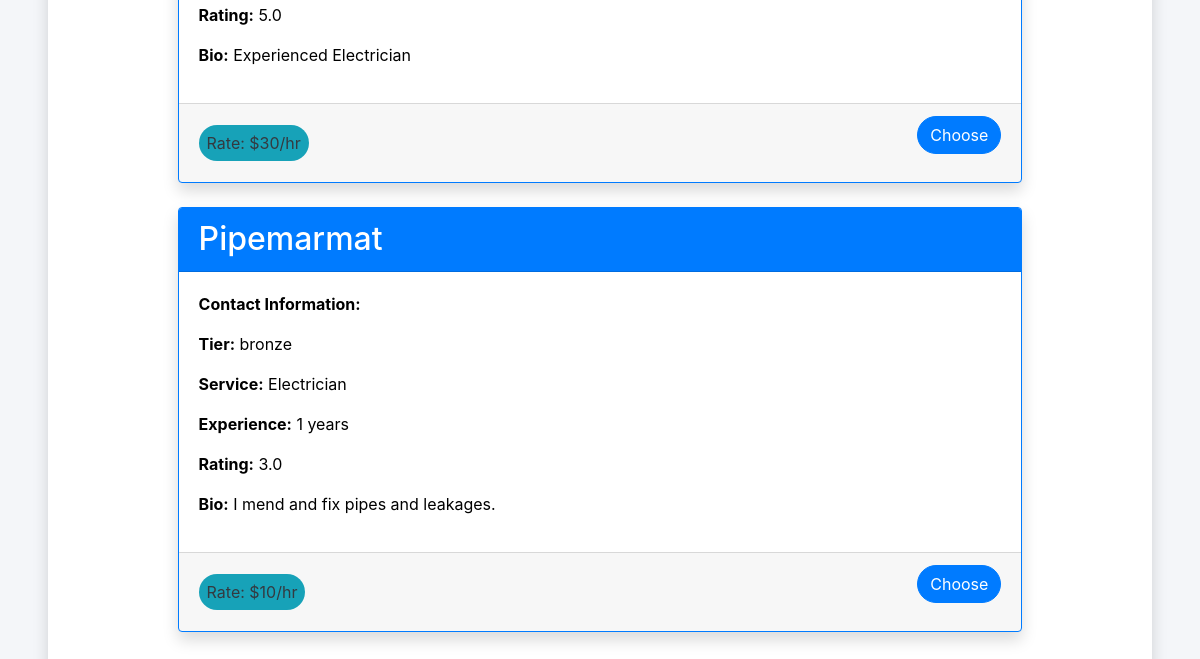
Page /booking/booking-submit (signed in, lower part) on the earlier database version.
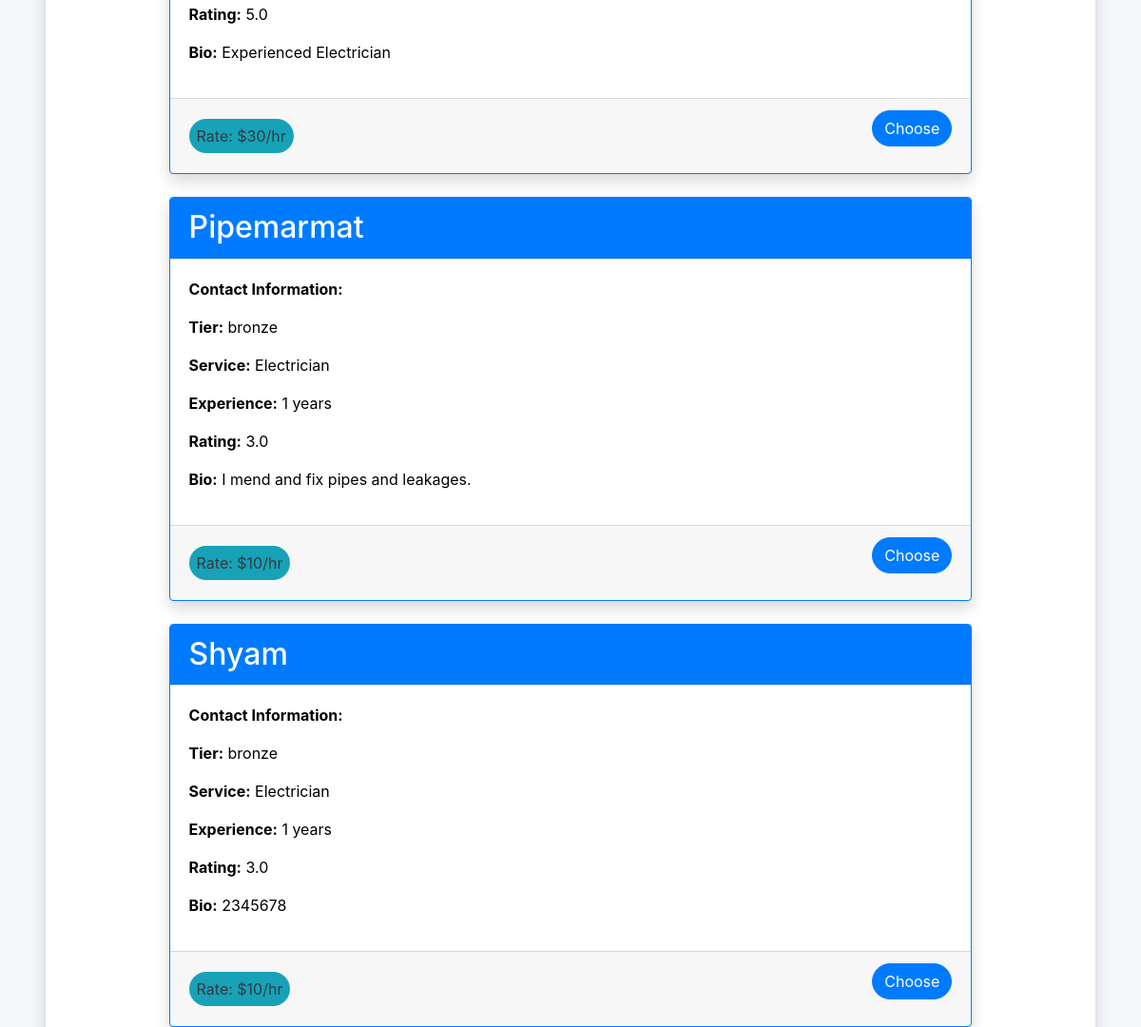
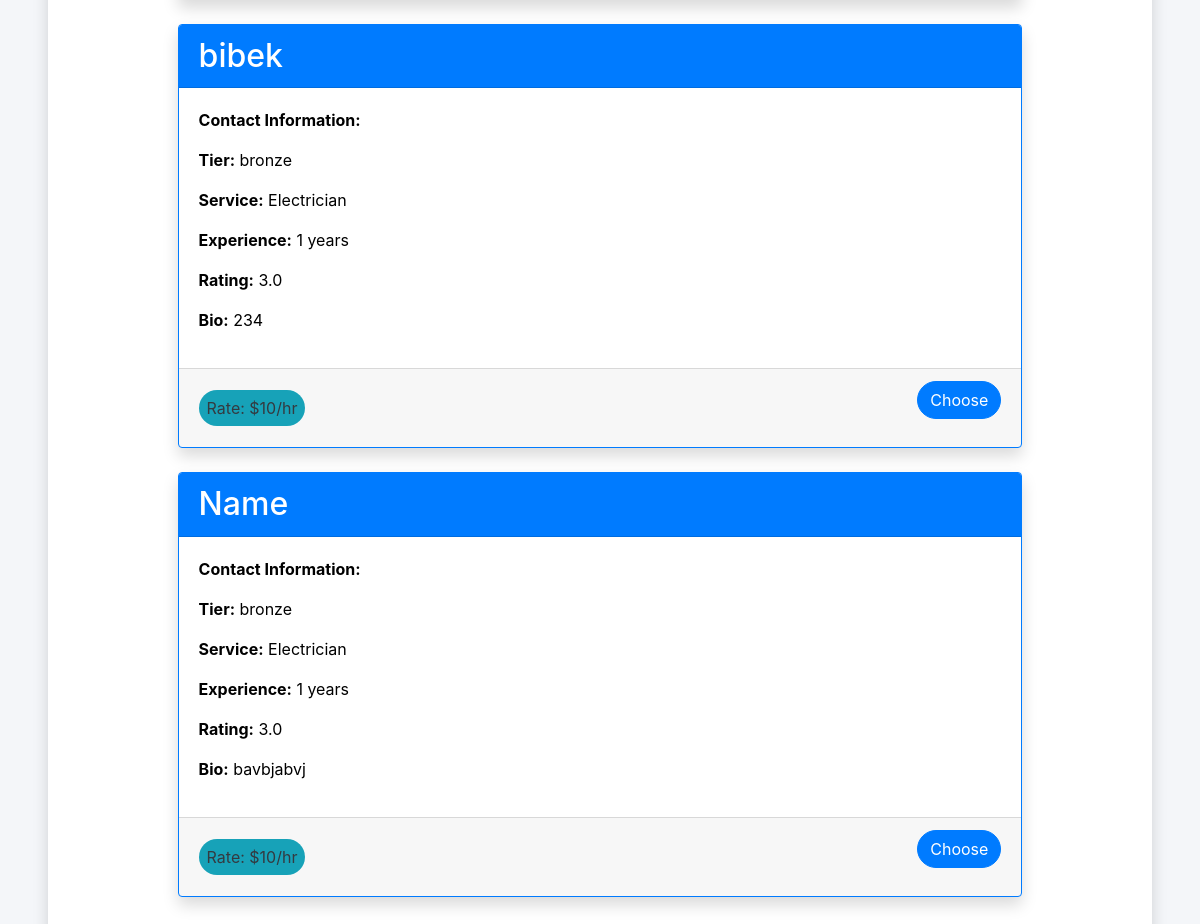
Same page on the later database version (2 pictures, top to bottom).
### booking/models.py (models this page shows, shortened)
class Staff(models.Model):
    name = models.CharField(max_length=100)
    email = models.EmailField(
        max_length=255,
        unique=True,
        verbose_name='email address',
        default=""
    )
    contact_number = models.CharField(max_length=100)
    inquiry_message = models.TextField(default="")
    assigned_user= models.CharField(max_length=100,default="")
    timestamp = models.DateTimeField(auto_now_add=True,auto_now=False,blank=True)
    tier = models.CharField(max_length=50,default="Not assigned")
    service = models.CharField(max_length=100)
    bio = models.TextField(default='')
    experience = models.IntegerField(default='1')
    rating = models.FloatField(default='3')
    TIER_CHOICES = [
        ('bronze', 'Bronze'),
        ('silver', 'Silver'),
        ('gold', 'Gold'),
    ]
    tier = models.CharField(max_length=10, choices=TIER_CHOICES, default='bronze')

### booking/views.py (the view, shortened to what this page needs)
# urls.py: path('booking-submit', views.bookingSubmit, name='bookingSubmit'),
def bookingSubmit(request):
    user = request.user
    times = [
        "9 am",
        "10 am",
        "11 am",
        "12 pm",
        "1 pm",
        "2 pm",
        "3 pm",
        "4 pm"
    ]
    today = datetime.now()
    minDate = today.strftime('%Y-%m-%d')
    deltatime = today + timedelta(days=21)
    strdeltatime = deltatime.strftime('%Y-%m-%d')
    maxDate = strdeltatime
    day = request.session.get('day')
    service = request.session.get('service')
    print(service)
    if service == 'Plumber':
        staff_members = Staff.objects.filter(service='Plumber')
    elif service == 'Electrician':
        staff_members = Staff.objects.filter(service='Electrician')
    else:
        staff_members = Staff.objects.all()
    return render(request, 'bookingSubmit.html', {
        'times': times, 'staff': staff_members,
    })

### booking/templates/bookingSubmit.html (shortened to what this page needs)
<body>
{% load static %}
{% block body %}
<link
      href="https://cdn.jsdelivr.net/npm/bootstrap@5.2.1/dist/css/bootstrap.min.css"
      rel="stylesheet"
    />
<link rel="stylesheet" href="https://stackpath.bootstrapcdn.com/bootstrap/4.3.1/css/bootstrap.min.css">
{% if user.is_authenticated %}
<div class="shadow p-4 mb-5 bg-body rounded text-black m-5">
    <form method="post" action="{% url 'bookingSubmit' %}" class="me-2 ms-2" required>
        {% for staff_member in staff %}
       <div class="d-flex justify-content-center mb-4">
    <div class="card border-primary custom-card shadow" style="width: 80%;">
        <div class="card-header d-flex justify-content-between align-items-center bg-primary text-white">
            <h2 class="mb-0">{{ staff_member.name }}</h2>
        </div>
        <div class="card-body">
            <p><strong>Contact Information:</strong> {{ staff_member.contact_information }}</p>
            <p><strong>Tier:</strong> {{ staff_member.tier }}</p>
            <p><strong>Service:</strong> {{ staff_member.service }}</p>
            <p><strong>Experience:</strong> {{ staff_member.experience }} years</p>
            <p><strong>Rating:</strong> {{ staff_member.rating }}</p>
            <p><strong>Bio:</strong> {{ staff_member.bio }}</p>
        </div>
        <div class="card-footer d-flex justify-content-between align-items-center">
            <div>
                <span class="rate-tag rounded-pill bg-info text-dark p-2 text-black">
                    Rate:
                    {% if staff_member.tier == 'gold' %}
                    $30/hr
                    {% elif staff_member.tier == 'silver' %}
                    $20/hr
                    {% elif staff_member.tier == 'bronze' %}
                    $10/hr
                    {% else %}{
                        Not assigned
                    }
                    {% endif %}
                </span>
            </div>
<form method="POST" action="{% url 'submit_staff_data' %}" id="staffForm">
    <button type="button" class="btn btn-primary rounded-pill" data-toggle="modal" data-target="#confirmationModal">
        Choose
    </button>
</form>
        </div>
    </div>
</div>
        {% endfor %}
    </form>
</div>
{% else %}
<div class="shadow p-4 mb-5 bg-body rounded text-black m-5">
    <h1 class="p-2 me-3">First Sign in!</h1>
    <a href="{% url 'login' %}" class="btn btn-primary text-white">Sign in</a>
</div>
{% endif %}
{% endblock %}
</body>

Differences in the rows shown:
added Staff: name "Shyam", tier "bronze", service "Electrician", experience "1", rating "3.0", bio "2345678", shows "$10/hr"
added Staff: name "bibek", tier "bronze", service "Electrician", experience "1", rating "3.0", bio "234", shows "$10/hr"
added Staff: name "Name", tier "bronze", service "Electrician", experience "1", rating "3.0", bio "bavbjabvj", shows "$10/hr"
